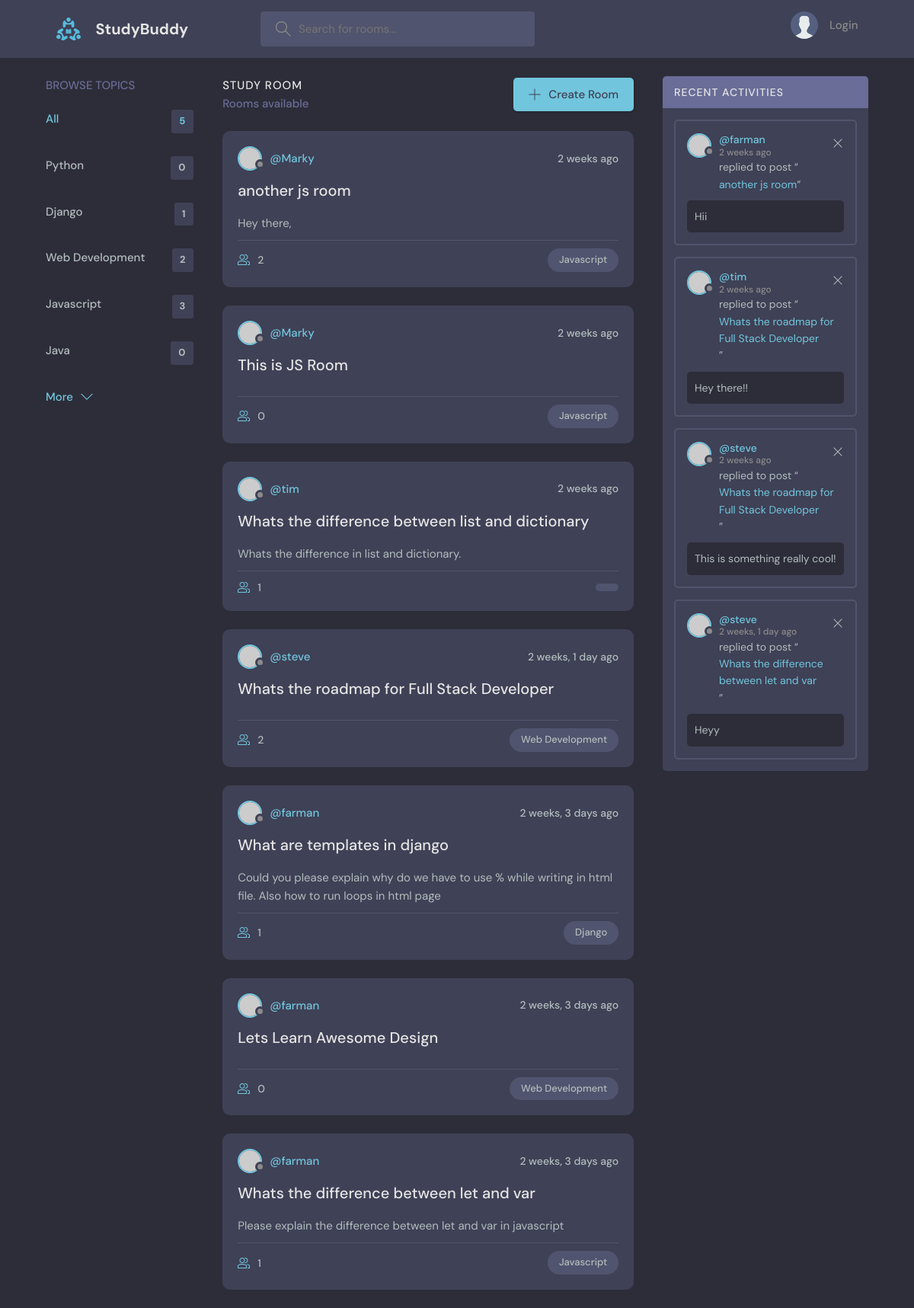
The page / on the database its author committed.
### base/models.py (models this page shows, shortened)
class Topic(models.Model):
    name = models.CharField(max_length=200)

class Room(models.Model):
    host = models.ForeignKey(User, on_delete=models.SET_NULL, null=True)
    topic = models.ForeignKey(Topic, on_delete=models.SET_NULL, null=True)
    name = models.CharField(max_length=500)
    description = models.TextField(blank=True)
    participants = models.ManyToManyField(User, related_name="participants")
    created = models.DateTimeField(auto_now_add=True)
    updated = models.DateTimeField(auto_now=True)
    class Meta:
        ordering = ['-updated','-created']

class Message(models.Model):
    user = models.ForeignKey(User, on_delete=models.CASCADE)
    room = models.ForeignKey(Room, on_delete=models.CASCADE)
    body = models.TextField()
    created = models.DateTimeField(auto_now_add=True)
    updated = models.DateTimeField(auto_now=True)
    class Meta:
        ordering= ['-updated','-created']

### base/views.py (the view)
# urls.py: path('', views.home,name='home'),
def home(request):
    rooms = Room.objects.all()
    topics = Topic.objects.all()[0:5]
    if request.method =="GET":
        if 'q' in request.GET:
            q = request.GET['q'] if request.GET['q'] != None else ""
            rooms = Room.objects.filter(
                Q(name__icontains=q) |
                Q(topic__name__icontains = q) |
                Q(description__icontains = q)
            )
    room_messages = Message.objects.all()
    room_count= rooms.count()
    data  = {
        'rooms':rooms,
        'topics':topics,
        'room_messages':room_messages,
        'room_count':room_count,
    }
    return render(request, 'base/home.html', data)

### templates/base/home.html
{% extends 'main.html' %}
{% load static %}
{% block content %}
<main class="layout layout--3">
  <div class="container">
    {% include 'base/topic_comp.html' %}
    {% include 'base/feed_comp.html' %}
    {% include 'base/activity_comp.html' %}
  </div>
</main>
{% endblock content %}

### templates/base/topic_comp.html
<div class="topics">
    <div class="topics__header">
      <h2>Browse Topics</h2>
    </div>
    <ul class="topics__list">
      <li>
        <a href="{% url 'home' %}" class="active">All <span>{{topics.count}}</span></a>
      </li>
      {% for topic  in topics %}
      <li>
        <a href="{% url 'home'%}?q={{topic.name}}">{{topic.name}}<span>{{topic.room_set.all.count}}</span></a>
      </li>
      {% endfor %}
    </ul>
    <a class="btn btn--link" href="{% url 'topics' %}">
      More
      <svg version="1.1" xmlns="http://www.w3.org/2000/svg" width="32" height="32" viewBox="0 0 32 32">
        <title>chevron-down</title>
        <path d="M16 21l-13-13h-3l16 16 16-16h-3l-13 13z"></path>
      </svg>
    </a>
  </div>

### templates/base/feed_comp.html (shortened to what this page needs)
<div class="roomList">
    <div class="roomList__header">
      <div>
        <h2>Study Room</h2>
        <p>{{user.room_count}} Rooms available</p>
      </div>
      <a class="btn btn--main" href="{% url 'create-room' %}">
        <svg version="1.1" xmlns="http://www.w3.org/2000/svg" width="32" height="32" viewBox="0 0 32 32">
          <title>add</title>
          <path
            d="M16.943 0.943h-1.885v14.115h-14.115v1.885h14.115v14.115h1.885v-14.115h14.115v-1.885h-14.115v-14.115z"
          ></path>
        </svg>
        Create Room
      </a>
    </div>
    {% for room in rooms %}
    <div class="roomListRoom">
      <div class="roomListRoom__header">
        <a href="{% url 'user-profile' room.host.id %}" class="roomListRoom__author">
          <div class="avatar avatar--small">
            <img src="https://randomuser.me/api/portraits/women/11.jpg" />
          </div>
          <span>@{{room.host}}</span>
        </a>
        <div class="roomListRoom__actions">
          <span>{{room.created | timesince}} ago</span>
        </div>
      </div>
      <div class="roomListRoom__content">
        <a href="{% url 'room' room.id %}">{{room.name}}</a>
        <p>
          {{room.description | safe}}
        </p>
      </div>
      <div class="roomListRoom__meta">
        <a href="room.html" class="roomListRoom__joined">
          {{room.participants.count}}
        </a>
        <p class="roomListRoom__topic">{{room.topic.name}}</p>
      </div>
    </div>
    {% endfor %}
  </div>

### templates/base/activity_comp.html
<div class="activities">
    <div class="activities__header">
      <h2>Recent Activities</h2>
    </div>
    {% for message in room_messages %}
    <div class="activities__box">
      <div class="activities__boxHeader roomListRoom__header">
        <a href="{% url 'user-profile' message.user.id %}" class="roomListRoom__author">
          <div class="avatar avatar--small">
            <img src="https://randomuser.me/api/portraits/women/11.jpg" />
          </div>
          <p>
            @{{message.user.username}}
            <span>{{message.created | timesince}} ago </span>
          </p>
        </a>
        <div class="roomListRoom__actions">
          <a href="{% url 'delete-message' message.id %}">
            <svg version="1.1" xmlns="http://www.w3.org/2000/svg" width="32" height="32" viewBox="0 0 32 32">
              <title>remove</title>
              <path
                d="M27.314 6.019l-1.333-1.333-9.98 9.981-9.981-9.981-1.333 1.333 9.981 9.981-9.981 9.98 1.333 1.333 9.981-9.98 9.98 9.98 1.333-1.333-9.98-9.98 9.98-9.981z"
              ></path>
            </svg>
          </a>
        </div>
      </div>
      <div class="activities__boxContent">
        <p>replied to post “<a href="{% url 'room' message.room.id %}">{{message.room.name}}</a>”</p>
        <div class="activities__boxRoomContent">
          {{message.body}}
        </div>
      </div>
    </div>
    {% endfor %}
  </div>

### rows shown on the page
Topic: name "Python", room_set.all.count "0"
Topic: name "Django", room_set.all.count "1"
Topic: name "Web Development", room_set.all.count "2"
Topic: name "Javascript", room_set.all.count "3"
Topic: name "Java", room_set.all.count "0"
Room: host "Marky", created "2 weeks", name "another js room", description "Hey there,", participants.count "2", topic.name "Javascript"
Room: host "Marky", created "2 weeks", name "This is JS Room", participants.count "0", topic.name "Javascript"
Room: host "tim", created "2 weeks", name "Whats the difference between list and dictionary", description "Whats the difference in list and dictionary.", participants.count "1"
Room: host "steve", created "2 weeks, 1 day", name "Whats the roadmap for Full Stack Developer", participants.count "2", topic.name "Web Development"
Room: host "farman", created "2 weeks, 3 days", name "What are templates in django", description "Could you please explain why do we have to use % while writing in html file. Also how to run loops in html page", participants.count "1", topic.name "Django"
Room: host "farman", created "2 weeks, 3 days", name "Lets Learn Awesome Design", participants.count "0", topic.name "Web Development"
Room: host "farman", created "2 weeks, 3 days", name "Whats the difference between let and var", description "Please explain the difference between let and var in javascript", participants.count "1", topic.name "Javascript"
Message: user.username "farman", created "2 weeks", room.name "another js room", body "Hii"
Message: user.username "tim", created "2 weeks", room.name "Whats the roadmap for Full Stack Developer", body "Hey there!!"
Message: user.username "steve", created "2 weeks", room.name "Whats the roadmap for Full Stack Developer", body "This is something really cool!"
Message: user.username "steve", created "2 weeks, 1 day", room.name "Whats the difference between let and var", body "Heyy"

### other values the page prints
{{ topics.count }} "5"
